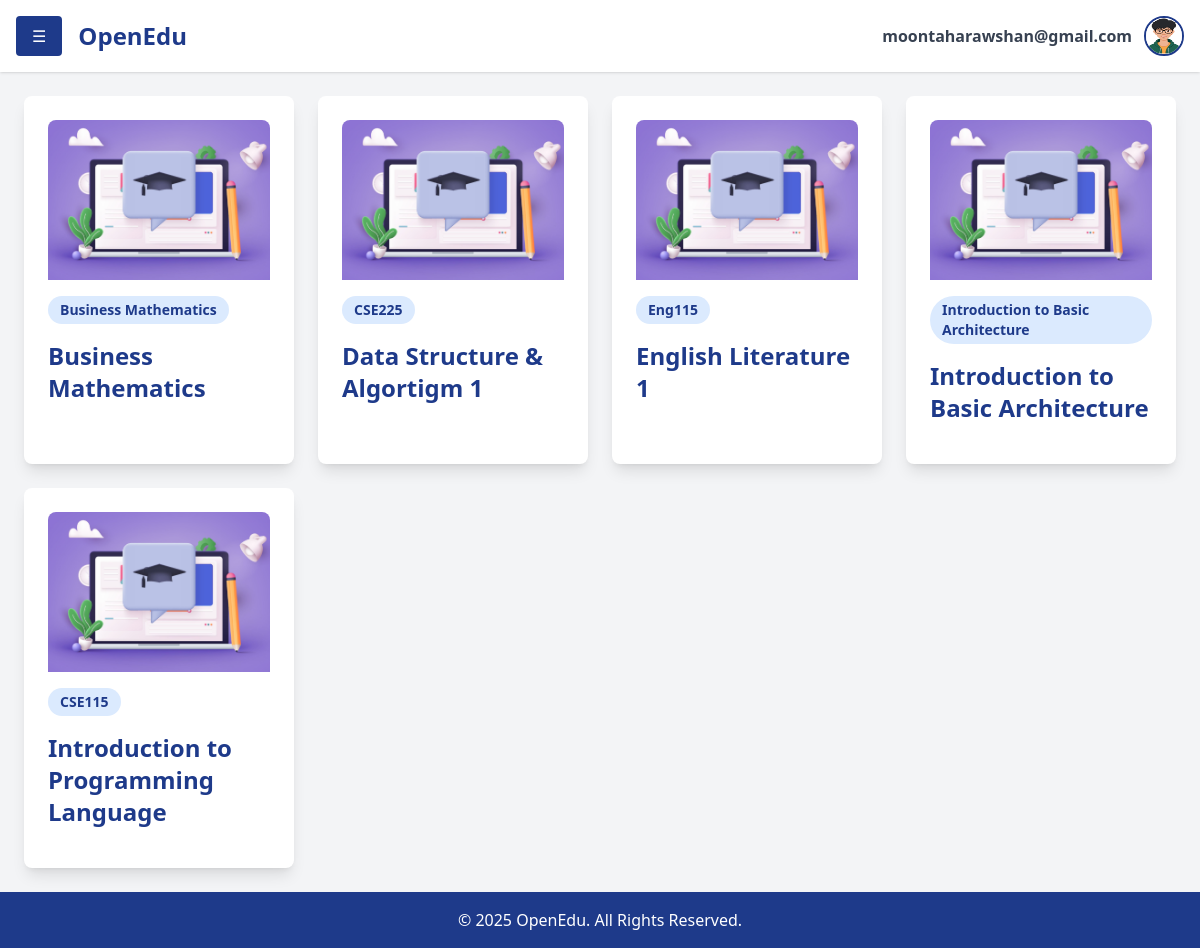
/courses (signed in), run on the app's committed database.
### accounts/models.py (models this page shows, shortened)
class User(AbstractUser):
    contact = models.CharField(max_length=15, blank=True, null=True)
    profilepicture = models.ImageField(upload_to='images/profilepictures', blank=True, null=True,default='images/profilepictures/rafid1.jpg')
    role=models.TextField(default='user')
    course=models.IntegerField(default=-1)
    department=models.IntegerField(default=-1)
    groups = models.ManyToManyField(
        'auth.Group',
        related_name='custom_user_set',
        blank=True
    )
    user_permissions = models.ManyToManyField(
        'auth.Permission',
        related_name='custom_user_permissions_set',
        blank=True
    )

### lms/models.py (models this page shows, shortened)
class Course(models.Model):
    id = models.AutoField(primary_key=True)  # Automatically generates a primary key
    course_code = models.CharField(max_length=6, unique=True)  # Unique course code
    course_name = models.CharField(max_length=50)  # Course name
    course_description = models.TextField(
        default="This course provides a comprehensive overview of essential topics, methodologies, and concepts. Further details will be provided."
    )  # Description of the course
    department = models.ForeignKey('Department', related_name='courses', on_delete=models.CASCADE)  # Foreign key to Department
    image = models.ImageField(upload_to='images/course/', null=True, default='images/course/default.jpg')  # Course image

### home/views.py (the view)
# urls.py: path('courses', courses, name='courses'),
@login_required
def courses(request):
    courses = Course.objects.all().order_by('course_name')
    context={'name':request.user.username,'courses':courses}
    return render(request,"courses.html",context)

### home/templates/courses.html (shortened to what this page needs)
{% extends 'dashboard.html' %} {%block content %}
<div class="p-6 flex-grow">
  <div
    class="grid grid-cols-1 sm:grid-cols-2 md:grid-cols-3 lg:grid-cols-4 gap-6"
  >
    {% for course in courses %}
    <a
      href="{% url 'course_facs' dept_id=course.department.id course_id=course.id %}"
      class="card bg-white p-6 rounded-lg shadow-lg cursor-pointer hover:shadow-xl transition duration-300 transform hover:scale-105"
    >
      <img
        src="{{course.image.url}}"
        alt="Course Image"
        class="w-full h-40 object-cover rounded-t-lg mb-4"
      />
      <div class="flex items-center mb-4">
        <span
          class="text-sm font-semibold text-blue-900 bg-blue-100 px-3 py-1 rounded-full"
          >{{course.course_code}}</span
        >
      </div>
      <h3 class="text-2xl font-semibold text-blue-900 mb-2">
        {{course.course_name}}
      </h3>
    </a>
    {% endfor %}
  </div>
</div>
{%endblock%}

### home/templates/inc/header.html (shortened to what this page needs)
<header class="bg-white shadow p-4 flex justify-between items-center relative">
  <div class="flex items-center space-x-4">
    <button
      onclick="toggleSidebar()"
      class="bg-blue-900 text-white px-4 py-2 rounded"
    >
      ☰
    </button>
    <h1 class="text-2xl font-bold text-blue-900">OpenEdu</h1>
  </div>
  <div class="flex items-center space-x-3 relative">
    <span class="text-gray-700 font-semibold">
      {{ request.user.username }}
    </span>
    <a
      href="javascript:void(0);"
      onclick="toggleDropdownProfile()"
      class="w-10 h-10"
    >
      <img
        src="{{ request.user.profilepicture.url }}"
        alt="Profile"
        class="w-10 h-10 rounded-full border-2 border-blue-900"
      />
    </a>
  </div>
</header>

### home/static/css/dashboard.css (style rules this page uses)
.card { transition: transform 0.3s ease-in-out; }

### data on the page
User: user.username "moontaharawshan@gmail.com", user.profilepicture (picture)
Course: image (placeholder picture), course_code "Business Mathematics", course_name "Business Mathematics"
Course: image (placeholder picture), course_code "CSE225", course_name "Data Structure & Algortigm 1"
Course: image (placeholder picture), course_code "Eng115", course_name "English Literature 1"
Course: image (placeholder picture), course_code "Introduction to Basic Architecture", course_name "Introduction to Basic Architecture"
Course: image (placeholder picture), course_code "CSE115", course_name "Introduction to Programming Language"
